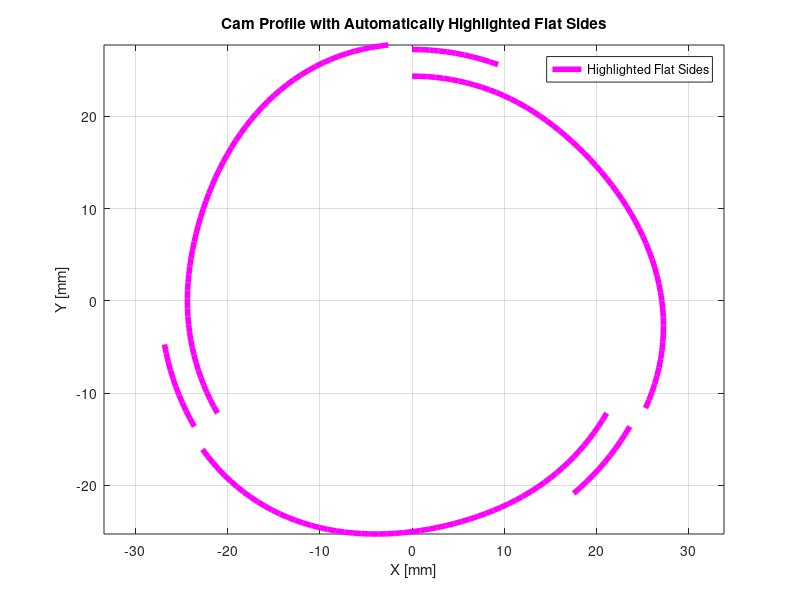

The MATLAB script that drew this image:
clear; close all; clc;

% Load and scale to mm
cam1_profile = load('cam1_profile.csv');
x_cam = cam1_profile(:,1)';
y_cam = cam1_profile(:,2)';
x1 = x_cam;
y1 = y_cam;

% Rotated copies (120°, 240°)
theta_offsets = [120, 240];
x_all = {x1};
y_all = {y1};

for angle = theta_offsets
    R = [cosd(angle), -sind(angle); sind(angle), cosd(angle)];
    rotated = R * [x1; y1];
    x_all{end+1} = rotated(1,:);
    y_all{end+1} = rotated(2,:);
end

% === Automatically detect flat/linear "chord" segment ===
% Use angle between adjacent segments
dx = diff(x1);
dy = diff(y1);
angles = atan2d(dy, dx);
angles = mod(angles, 360);  % Keep in [0, 360)
dtheta = abs(diff(angles));
dtheta(dtheta > 180) = 360 - dtheta(dtheta > 180);  % unwrap angle

% Find straight (sharp transition) segments based on angle change
curvature_thresh = 6;  % degrees
linear_idx = find(dtheta < curvature_thresh);

% Group into contiguous segments
group_start = [];
group_end = [];
min_len = 5;

i = 1;
while i < length(linear_idx)
    start_i = i;
    while i < length(linear_idx)-1 && linear_idx(i+1) == linear_idx(i)+1
        i = i + 1;
    end
    if (i - start_i + 1) >= min_len
        group_start(end+1) = linear_idx(start_i);
        group_end(end+1) = linear_idx(i)+1;
    end
    i = i + 1;
end

% === Plotting ===
figure; hold on;
styles = {'b-', 'r--', 'g-.'};
labels = {}%{'Original (0°)', 'Rotated (120°)', 'Rotated (240°)'};

%for i = 1:3
%    plot(x_all{i}, y_all{i}, styles{i}, 'LineWidth', 2);
%end

% Highlight the straight/flat segments in magenta
for k = 1:length(group_start)
    idx_range = group_start(k):group_end(k);
    for i = 1:3
        plot(x_all{i}(idx_range), y_all{i}(idx_range), 'm-', 'LineWidth', 4);
    end
end

axis equal; grid on; box on;
legend([labels, {'Highlighted Flat Sides'}], 'Location', 'Best');
title('Cam Profile with Automatically Highlighted Flat Sides');
xlabel('X [mm]');
ylabel('Y [mm]');
